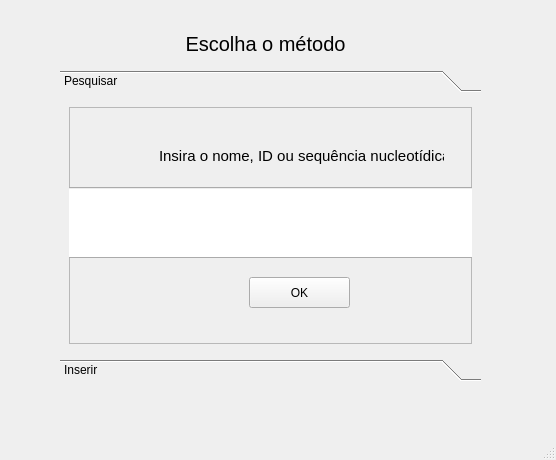
<?xml version="1.0" encoding="UTF-8"?>
<ui version="4.0">
 <class>MainWindow</class>
 <widget class="QMainWindow" name="MainWindow">
  <property name="geometry">
   <rect>
    <x>0</x>
    <y>0</y>
    <width>556</width>
    <height>460</height>
   </rect>
  </property>
  <property name="windowTitle">
   <string>MainWindow</string>
  </property>
  <widget class="QWidget" name="centralwidget">
   <widget class="QLabel" name="methodLabel">
    <property name="geometry">
     <rect>
      <x>40</x>
      <y>34</y>
      <width>451</width>
      <height>20</height>
     </rect>
    </property>
    <property name="font">
     <font>
      <pointsize>15</pointsize>
     </font>
    </property>
    <property name="text">
     <string>Escolha o método</string>
    </property>
    <property name="alignment">
     <set>Qt::AlignCenter</set>
    </property>
   </widget>
   <widget class="QToolBox" name="toolBox">
    <property name="geometry">
     <rect>
      <x>60</x>
      <y>70</y>
      <width>421</width>
      <height>311</height>
     </rect>
    </property>
    <property name="currentIndex">
     <number>0</number>
    </property>
    <widget class="QWidget" name="pesquisar">
     <property name="geometry">
      <rect>
       <x>0</x>
       <y>0</y>
       <width>421</width>
       <height>257</height>
      </rect>
     </property>
     <attribute name="label">
      <string>Pesquisar</string>
     </attribute>
     <layout class="QVBoxLayout" name="verticalLayout_3">
      <item>
       <layout class="QGridLayout" name="gridLayout_2">
        <item row="1" column="0">
         <widget class="QFrame" name="frame_2">
          <property name="frameShape">
           <enum>QFrame::StyledPanel</enum>
          </property>
          <property name="frameShadow">
           <enum>QFrame::Raised</enum>
          </property>
          <widget class="QLabel" name="searchLabel">
           <property name="geometry">
            <rect>
             <x>90</x>
             <y>40</y>
             <width>285</width>
             <height>18</height>
            </rect>
           </property>
           <property name="font">
            <font>
             <pointsize>11</pointsize>
            </font>
           </property>
           <property name="text">
            <string>Insira o nome, ID ou sequência nucleotídica</string>
           </property>
          </widget>
          <widget class="QLineEdit" name="searchText">
           <property name="geometry">
            <rect>
             <x>-10</x>
             <y>80</y>
             <width>421</width>
             <height>71</height>
            </rect>
           </property>
          </widget>
          <widget class="QPushButton" name="searchButton">
           <property name="geometry">
            <rect>
             <x>180</x>
             <y>170</y>
             <width>101</width>
             <height>31</height>
            </rect>
           </property>
           <property name="text">
            <string>OK</string>
           </property>
          </widget>
         </widget>
        </item>
       </layout>
      </item>
     </layout>
    </widget>
    <widget class="QWidget" name="inserir">
     <property name="geometry">
      <rect>
       <x>0</x>
       <y>0</y>
       <width>421</width>
       <height>257</height>
      </rect>
     </property>
     <attribute name="label">
      <string>Inserir</string>
     </attribute>
     <layout class="QGridLayout" name="gridLayout_3">
      <item row="0" column="0">
       <layout class="QGridLayout" name="gridLayout">
        <item row="0" column="0">
         <widget class="QFrame" name="frame">
          <property name="frameShape">
           <enum>QFrame::StyledPanel</enum>
          </property>
          <property name="frameShadow">
           <enum>QFrame::Raised</enum>
          </property>
          <layout class="QGridLayout" name="gridLayout_4">
           <item row="0" column="0">
            <widget class="QLabel" name="fileName">
             <property name="text">
              <string/>
             </property>
            </widget>
           </item>
           <item row="1" column="0">
            <layout class="QHBoxLayout" name="horizontalLayout">
             <item>
              <widget class="QLineEdit" name="fileLabel"/>
             </item>
             <item>
              <widget class="QPushButton" name="fileButton">
               <property name="text">
                <string>Procurar</string>
               </property>
              </widget>
             </item>
            </layout>
           </item>
           <item row="2" column="0">
            <layout class="QVBoxLayout" name="verticalLayout">
             <item>
              <widget class="QLabel" name="seqLabel">
               <property name="font">
                <font>
                 <pointsize>11</pointsize>
                </font>
               </property>
               <property name="text">
                <string>ou digitar a sequência</string>
               </property>
              </widget>
             </item>
             <item>
              <widget class="QPlainTextEdit" name="seqPlainTextEdit"/>
             </item>
            </layout>
           </item>
          </layout>
         </widget>
        </item>
       </layout>
      </item>
     </layout>
    </widget>
   </widget>
  </widget>
  <widget class="QMenuBar" name="menubar">
   <property name="geometry">
    <rect>
     <x>0</x>
     <y>0</y>
     <width>556</width>
     <height>20</height>
    </rect>
   </property>
  </widget>
  <widget class="QStatusBar" name="statusbar"/>
 </widget>
 <resources/>
 <connections/>
</ui>
